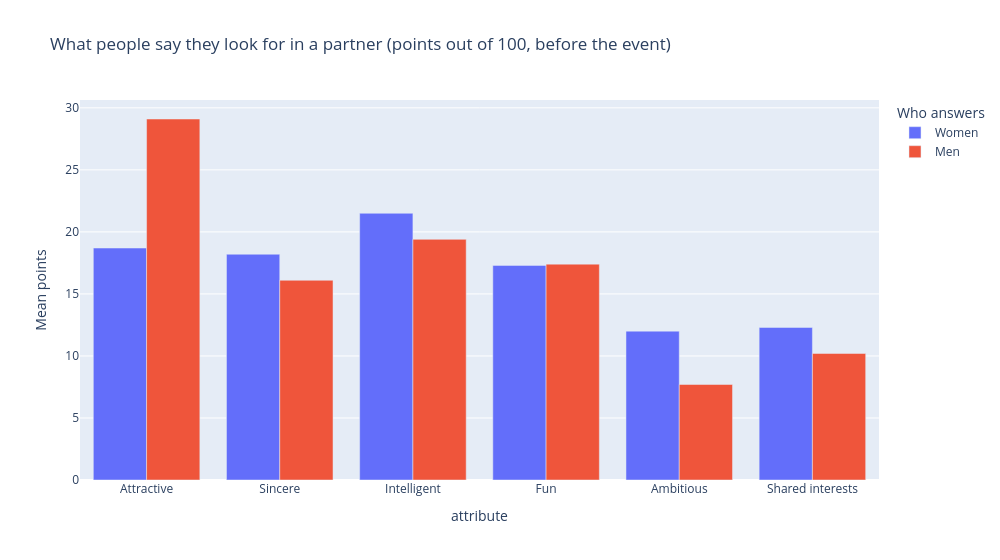

Notebook source saved alongside this figure:
### Code cell
fig = px.bar(stated.reset_index(), x="attribute", y=["Women", "Men"], barmode="group",
             title="What people say they look for in a partner (points out of 100, before the event)",
             labels={"value": "Mean points", "variable": "Who answers"})
fig.update_layout(width=1000)
fig.show()

### Figure 1 — Plotly figure (JSON) as saved in the notebook; plotly's stock layout.template omitted (floating-point values rounded to 4 significant figures)
{"data": [{"alignmentgroup": "True", "hovertemplate": "Who answers=Women<br>attribute=%{x}<br>Mean points=%{y}<extra></extra>", "legendgroup": "Women", "marker": {"color": "#636efa", "pattern": {"shape": ""}}, "name": "Women", "offsetgroup": "Women", "orientation": "v", "showlegend": true, "textposition": "auto", "type": "bar", "x": ["Attractive", "Sincere", "Intelligent", "Fun", "Ambitious", "Shared interests"], "xaxis": "x", "y": [18.7, 18.2, 21.5, 17.3, 12.0, 12.3], "yaxis": "y"}, {"alignmentgroup": "True", "hovertemplate": "Who answers=Men<br>attribute=%{x}<br>Mean points=%{y}<extra></extra>", "legendgroup": "Men", "marker": {"color": "#EF553B", "pattern": {"shape": ""}}, "name": "Men", "offsetgroup": "Men", "orientation": "v", "showlegend": true, "textposition": "auto", "type": "bar", "x": ["Attractive", "Sincere", "Intelligent", "Fun", "Ambitious", "Shared interests"], "xaxis": "x", "y": [29.1, 16.1, 19.4, 17.4, 7.7, 10.2], "yaxis": "y"}], "layout": {"barmode": "group", "legend": {"title": {"text": "Who answers"}, "tracegroupgap": 0}, "title": {"text": "What people say they look for in a partner (points out of 100, before the event)"}, "width": 1000, "xaxis": {"anchor": "y", "domain": [0, 1], "title": {"text": "attribute"}}, "yaxis": {"anchor": "x", "domain": [0, 1], "title": {"text": "Mean points"}}}}
